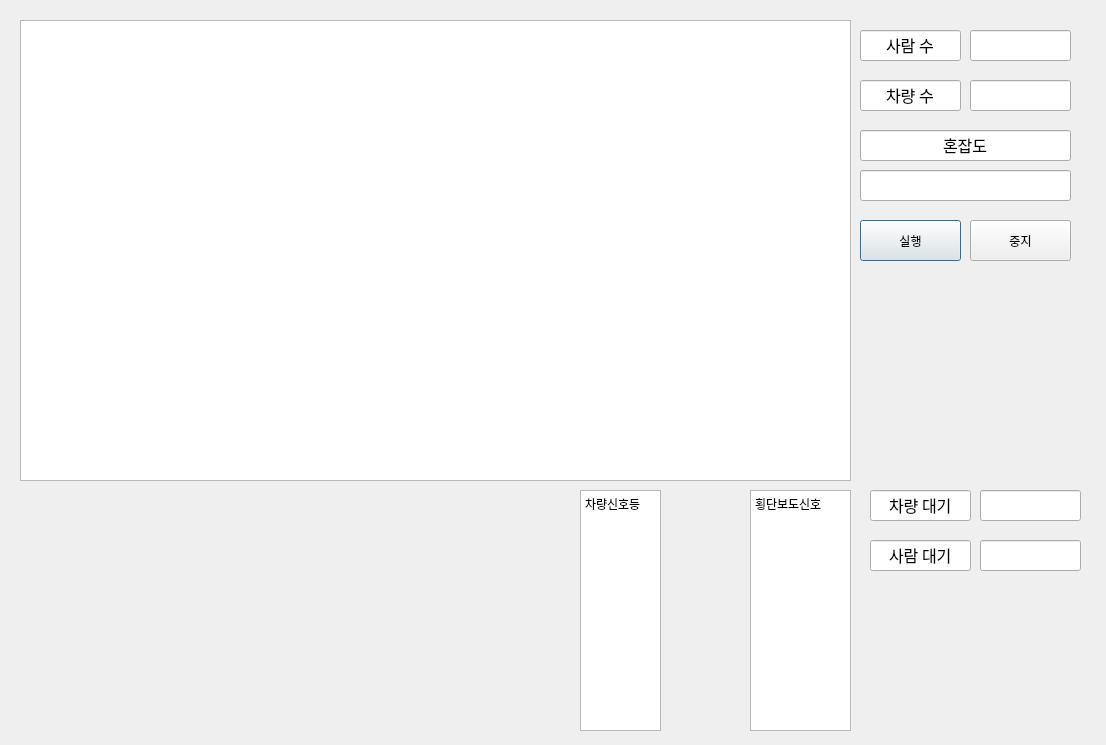
<?xml version="1.0" encoding="UTF-8"?>
<ui version="4.0">
 <class>Dialog</class>
 <widget class="QDialog" name="Dialog">
  <property name="geometry">
   <rect>
    <x>0</x>
    <y>0</y>
    <width>1106</width>
    <height>745</height>
   </rect>
  </property>
  <property name="windowTitle">
   <string>Dialog</string>
  </property>
  <widget class="QPushButton" name="checkbutton">
   <property name="geometry">
    <rect>
     <x>860</x>
     <y>220</y>
     <width>101</width>
     <height>41</height>
    </rect>
   </property>
   <property name="text">
    <string>실행</string>
   </property>
  </widget>
  <widget class="QPushButton" name="canclebutton">
   <property name="geometry">
    <rect>
     <x>970</x>
     <y>220</y>
     <width>101</width>
     <height>41</height>
    </rect>
   </property>
   <property name="text">
    <string>중지</string>
   </property>
  </widget>
  <widget class="QListView" name="imageview">
   <property name="geometry">
    <rect>
     <x>20</x>
     <y>20</y>
     <width>831</width>
     <height>461</height>
    </rect>
   </property>
  </widget>
  <widget class="QLineEdit" name="lineEdit">
   <property name="geometry">
    <rect>
     <x>860</x>
     <y>30</y>
     <width>101</width>
     <height>31</height>
    </rect>
   </property>
   <property name="font">
    <font>
     <family>Agency FB</family>
     <pointsize>12</pointsize>
    </font>
   </property>
   <property name="focusPolicy">
    <enum>Qt::NoFocus</enum>
   </property>
   <property name="text">
    <string>사람 수</string>
   </property>
   <property name="alignment">
    <set>Qt::AlignCenter</set>
   </property>
  </widget>
  <widget class="QLineEdit" name="lineEdit_2">
   <property name="geometry">
    <rect>
     <x>860</x>
     <y>80</y>
     <width>101</width>
     <height>31</height>
    </rect>
   </property>
   <property name="font">
    <font>
     <family>Agency FB</family>
     <pointsize>12</pointsize>
    </font>
   </property>
   <property name="focusPolicy">
    <enum>Qt::NoFocus</enum>
   </property>
   <property name="text">
    <string>차량 수</string>
   </property>
   <property name="alignment">
    <set>Qt::AlignCenter</set>
   </property>
  </widget>
  <widget class="QLineEdit" name="lineEdit_3">
   <property name="geometry">
    <rect>
     <x>970</x>
     <y>30</y>
     <width>101</width>
     <height>31</height>
    </rect>
   </property>
   <property name="font">
    <font>
     <family>Agency FB</family>
     <pointsize>12</pointsize>
    </font>
   </property>
   <property name="focusPolicy">
    <enum>Qt::NoFocus</enum>
   </property>
   <property name="text">
    <string/>
   </property>
   <property name="alignment">
    <set>Qt::AlignCenter</set>
   </property>
  </widget>
  <widget class="QLineEdit" name="lineEdit_4">
   <property name="geometry">
    <rect>
     <x>970</x>
     <y>80</y>
     <width>101</width>
     <height>31</height>
    </rect>
   </property>
   <property name="font">
    <font>
     <family>Agency FB</family>
     <pointsize>12</pointsize>
    </font>
   </property>
   <property name="focusPolicy">
    <enum>Qt::NoFocus</enum>
   </property>
   <property name="text">
    <string/>
   </property>
   <property name="alignment">
    <set>Qt::AlignCenter</set>
   </property>
  </widget>
  <widget class="QTextEdit" name="textEdit">
   <property name="geometry">
    <rect>
     <x>750</x>
     <y>490</y>
     <width>101</width>
     <height>241</height>
    </rect>
   </property>
   <property name="html">
    <string>&lt;!DOCTYPE HTML PUBLIC &quot;-//W3C//DTD HTML 4.0//EN&quot; &quot;http://www.w3.org/TR/REC-html40/strict.dtd&quot;&gt;
&lt;html&gt;&lt;head&gt;&lt;meta name=&quot;qrichtext&quot; content=&quot;1&quot; /&gt;&lt;style type=&quot;text/css&quot;&gt;
p, li { white-space: pre-wrap; }
&lt;/style&gt;&lt;/head&gt;&lt;body style=&quot; font-family:'Gulim'; font-size:9pt; font-weight:400; font-style:normal;&quot;&gt;
&lt;p style=&quot; margin-top:0px; margin-bottom:0px; margin-left:0px; margin-right:0px; -qt-block-indent:0; text-indent:0px;&quot;&gt;횡단보도신호&lt;/p&gt;&lt;/body&gt;&lt;/html&gt;</string>
   </property>
  </widget>
  <widget class="QTextEdit" name="textEdit_2">
   <property name="geometry">
    <rect>
     <x>580</x>
     <y>490</y>
     <width>81</width>
     <height>241</height>
    </rect>
   </property>
   <property name="html">
    <string>&lt;!DOCTYPE HTML PUBLIC &quot;-//W3C//DTD HTML 4.0//EN&quot; &quot;http://www.w3.org/TR/REC-html40/strict.dtd&quot;&gt;
&lt;html&gt;&lt;head&gt;&lt;meta name=&quot;qrichtext&quot; content=&quot;1&quot; /&gt;&lt;style type=&quot;text/css&quot;&gt;
p, li { white-space: pre-wrap; }
&lt;/style&gt;&lt;/head&gt;&lt;body style=&quot; font-family:'Gulim'; font-size:9pt; font-weight:400; font-style:normal;&quot;&gt;
&lt;p style=&quot; margin-top:0px; margin-bottom:0px; margin-left:0px; margin-right:0px; -qt-block-indent:0; text-indent:0px;&quot;&gt;차량신호등&lt;/p&gt;&lt;/body&gt;&lt;/html&gt;</string>
   </property>
  </widget>
  <widget class="QLineEdit" name="lineEdit_5">
   <property name="geometry">
    <rect>
     <x>860</x>
     <y>130</y>
     <width>211</width>
     <height>31</height>
    </rect>
   </property>
   <property name="font">
    <font>
     <family>Agency FB</family>
     <pointsize>12</pointsize>
    </font>
   </property>
   <property name="focusPolicy">
    <enum>Qt::NoFocus</enum>
   </property>
   <property name="text">
    <string>혼잡도</string>
   </property>
   <property name="alignment">
    <set>Qt::AlignCenter</set>
   </property>
  </widget>
  <widget class="QLineEdit" name="lineEdit_6">
   <property name="geometry">
    <rect>
     <x>860</x>
     <y>170</y>
     <width>211</width>
     <height>31</height>
    </rect>
   </property>
   <property name="font">
    <font>
     <family>Agency FB</family>
     <pointsize>12</pointsize>
    </font>
   </property>
   <property name="focusPolicy">
    <enum>Qt::NoFocus</enum>
   </property>
   <property name="text">
    <string/>
   </property>
   <property name="alignment">
    <set>Qt::AlignCenter</set>
   </property>
  </widget>
  <widget class="QLineEdit" name="lineEdit_7">
   <property name="geometry">
    <rect>
     <x>870</x>
     <y>490</y>
     <width>101</width>
     <height>31</height>
    </rect>
   </property>
   <property name="font">
    <font>
     <family>Agency FB</family>
     <pointsize>12</pointsize>
    </font>
   </property>
   <property name="focusPolicy">
    <enum>Qt::NoFocus</enum>
   </property>
   <property name="text">
    <string>차량 대기</string>
   </property>
   <property name="alignment">
    <set>Qt::AlignCenter</set>
   </property>
  </widget>
  <widget class="QLineEdit" name="lineEdit_8">
   <property name="geometry">
    <rect>
     <x>980</x>
     <y>490</y>
     <width>101</width>
     <height>31</height>
    </rect>
   </property>
   <property name="font">
    <font>
     <family>Agency FB</family>
     <pointsize>12</pointsize>
    </font>
   </property>
   <property name="focusPolicy">
    <enum>Qt::NoFocus</enum>
   </property>
   <property name="text">
    <string/>
   </property>
   <property name="alignment">
    <set>Qt::AlignCenter</set>
   </property>
  </widget>
  <widget class="QLineEdit" name="lineEdit_9">
   <property name="geometry">
    <rect>
     <x>870</x>
     <y>540</y>
     <width>101</width>
     <height>31</height>
    </rect>
   </property>
   <property name="font">
    <font>
     <family>Agency FB</family>
     <pointsize>12</pointsize>
    </font>
   </property>
   <property name="focusPolicy">
    <enum>Qt::NoFocus</enum>
   </property>
   <property name="text">
    <string>사람 대기</string>
   </property>
   <property name="alignment">
    <set>Qt::AlignCenter</set>
   </property>
  </widget>
  <widget class="QLineEdit" name="lineEdit_10">
   <property name="geometry">
    <rect>
     <x>980</x>
     <y>540</y>
     <width>101</width>
     <height>31</height>
    </rect>
   </property>
   <property name="font">
    <font>
     <family>Agency FB</family>
     <pointsize>12</pointsize>
    </font>
   </property>
   <property name="focusPolicy">
    <enum>Qt::NoFocus</enum>
   </property>
   <property name="text">
    <string/>
   </property>
   <property name="alignment">
    <set>Qt::AlignCenter</set>
   </property>
  </widget>
 </widget>
 <resources/>
 <connections/>
</ui>
